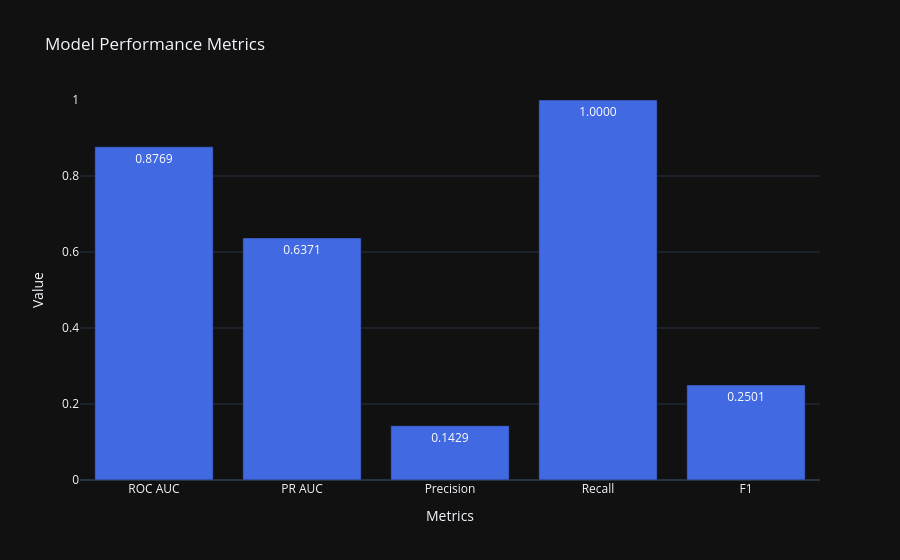

Write notebook code for a chart like this one.
### Code cell
lr_visualizer.plot_metrics_comparison()

### Figure 1 — Plotly figure (JSON) as saved in the notebook; plotly's stock layout.template omitted (floating-point values rounded to 4 significant figures)
{"data": [{"marker": {"color": "royalblue"}, "text": ["0.8769", "0.6371", "0.1429", "1.0000", "0.2501"], "textfont": {"size": 12}, "textposition": "auto", "x": ["ROC AUC", "PR AUC", "Precision", "Recall", "F1"], "y": [0.8769, 0.6371, 0.1429, 1.0, 0.2501], "type": "bar"}], "layout": {"yaxis": {"title": {"text": "Value"}, "range": [0, 1]}, "title": {"text": "Model Performance Metrics"}, "xaxis": {"title": {"text": "Metrics"}}, "showlegend": false}}
